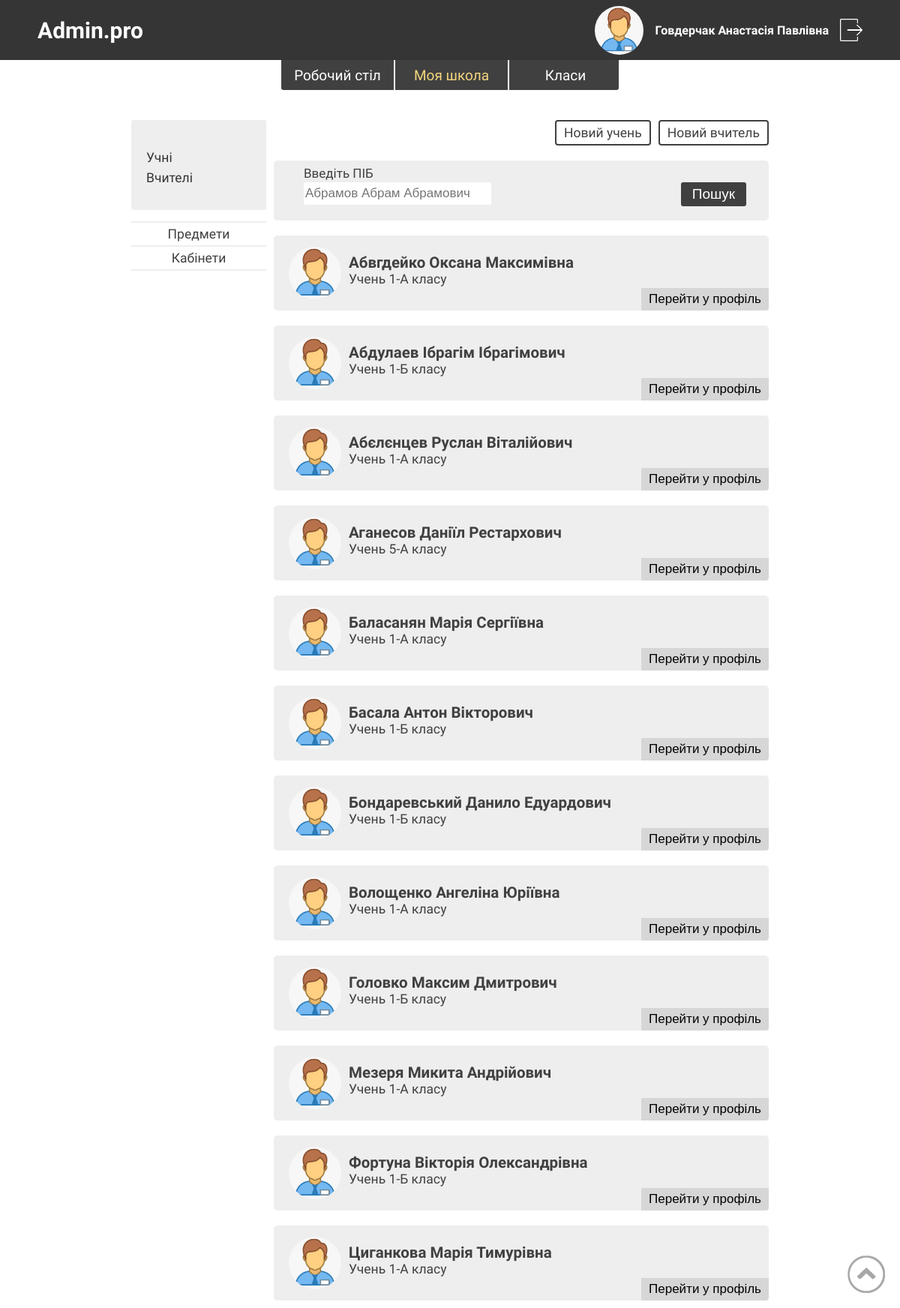
The page /Adminpro/myschool.php (signed in) on the database its author committed.
### tables this page shows
CREATE TABLE `teacher` (
  `idteacher` int(11) NOT NULL,
  `teacherfname` varchar(45) NOT NULL,
  `teachersname` varchar(45) NOT NULL,
  `teacherpname` varchar(45) NOT NULL,
  `teacherdate` date NOT NULL,
  `teachernumber` varchar(18) NOT NULL,
  `teacheradr` varchar(100) NOT NULL,
  `teacheremail` varchar(45) NOT NULL,
  `tpermission` int(1) NOT NULL,
  `tpassword` varchar(100) NOT NULL,
  `school_idschool` int(11) NOT NULL,
  `osvita_idosvita` int(11) NOT NULL
);

CREATE TABLE `student` (
  `idstudent` int(11) NOT NULL,
  `studentfname` varchar(45) NOT NULL,
  `studentsname` varchar(45) NOT NULL,
  `studentpname` varchar(45) NOT NULL,
  `studentnumber` varchar(18) NOT NULL,
  `studentdate` date NOT NULL,
  `studentadress` varchar(100) NOT NULL,
  `studentnumbm` varchar(18) NOT NULL,
  `studentnumf` varchar(18) NOT NULL,
  `studentemail` varchar(45) NOT NULL,
  `class_idclass` int(11) NOT NULL
);

CREATE TABLE `class` (
  `idclass` int(11) NOT NULL,
  `class` varchar(4) NOT NULL,
  `school_idschool` int(11) NOT NULL,
  `teacher_idteacher` int(11) NOT NULL
);

### Adminpro/myschool.php (the view, shortened to what this page needs)
<?php
    require_once 'database.php'
?>
<!doctype html>
<html>
    <head>
        <link rel="stylesheet" href="css/myschool.css">
    </head>
    <body>
    <header>
        <?php
            include('header.php')
        ?>
    </header>
    <main>
        <div class="admincontent">
        <?php
            include('nav.php')
        ?>
            <div class="tabs-content">
                <div id="btnScrollToTop">
                    <img src="img/ScrollToTop.png" id="ScrollToTop">
                </div>
                <div id="tab-2" class="tabs-content__item">
                    <div class="tab-2_content">
                        <div class="firstcolumn--2">
                           <form class="people-list" action="#" method="GET">
                                <a href="?tab=stud" class="find-triggers__item">Учні</a>
                                <a href="?tab=teacher" class="find-triggers__item">Вчителі</a>
                            </form>
                            <div class="buttons">
                                <div class="subjects">
                                    <a href="windowsubjects.php">Предмети</a>
                                </div>
                                <div class="cabinets">
                                    <a href="windowcabinets.php">Кабінети</a>
                                </div>
                            </div>
                        </div>
                        <div class="secondcolumn--2">
                            <div class="new-people">
                                <div class="buttons-top">
                                    <div class="addstudent">
                                        <a href="newstudent.php">Новий учень</a>
                                    </div>
                                    <div class="addteacher">
                                        <a href="newteacher.php">Новий вчитель</a>
                                    </div>
                                </div>
                            </div>
                            <div class="peoples">
                                <?php
                                if ($_GET["tab"]=="stud" || !isset($_GET["tab"])){
                                ?>
                                <div id="find-1" class="find-content__item">
                                    <form class="find-panel" action="#" method="get">
                                        <div class="username">
                                            <text>Введіть ПІБ</text>
                                            <input class="name" type="search" placeholder="Абрамов Абрам Абрамович" name="username">
                                        </div>
                                        <div class="find-button" >
                                            <input type="submit" name="search" value="Пошук" >
                                        </div>
                                    </form>
                                    <?php
                                        if (isset($_GET["search"])){
                                            $sql= "SELECT idstudent, studentfname, studentsname, studentpname, class FROM student s join class c on s.class_idclass=c.idclass WHERE studentfname like '%{$_GET['username']}%' OR studentsname like '%{$_GET['username']}%' OR studentpname like '%{$_GET['username']}%'";
                                        }
                                        else {
                                        $sql= "SELECT idstudent, studentfname, studentsname, studentpname, class FROM student s join class c on s.class_idclass=c.idclass ORDER BY studentfname ASC";
                                        }
                                        $result = $conn->query($sql);
                                        while($row = $result->fetch_assoc()) {
                                    ?>
                                    <div class="people-panel">
                                        <form class="peopleinfo" action="windowpeople.php" method="GET">
                                            <div class="peopleinfo-wrapper">
                                                <img class="photopeople" src="img/admin.png">
                                                <div class="info-about-people">
                                                    <div class="people-name">
                                                        <input type="hidden" name="names" value="<?php echo $row["idstudent"] ?>"><?php echo '<h3>'. $row["studentfname"]. " ". $row["studentsname"]." ". $row["studentpname"] .'</h3>' ?>
                                                    </div>
                                                    <text class="function">Учень <?php echo $row["class"]; ?> класу</text>
                                                    <div class="go-to-profile">
                                                        <input type="submit" name="ok" value="Перейти у профіль" >
                                                    </div>
                                                </div>
                                            </div>
                                        </form>
                                        </div>
                                        <?php
                                            }
                                        ?>
                                </div>
                                <?php
                                    }
                                ?>
                            </div>
                        </div>
                    </div>
                </div>
            </div>
        </div>
    </main>
    </body>
</html>

### Adminpro/header.php (shortened to what this page needs)
<?
require_once "../database.php"
?>
<head>
    <link rel="stylesheet" href="css/header.css">
</head>
<?php
        $sql="SELECT idteacher, teacherfname, teachersname, teacherpname from teacher where idteacher='{$_SESSION['autorized']}'";
            $result = $conn->query($sql);
            if ($result->num_rows > 0) {
                while($row = $result->fetch_assoc()) {
               ?>
<div class="header">
    <div class="logo">
        <a href="index.php">
            <h1>Admin.pro</h1>
        </a>
    </div>
    <div class="person">
        <div class="photoadmin">
            <img class="photo" src="img/admin.png">
        </div>
         <div class="nameadmin">
            <a href="WindowAdmin.php">
            <h4><?php echo $row["teacherfname"]." ".$row["teachersname"]." ".$row["teacherpname"] ?></h4>
            </a>
        </div>
        <form class="logoutbtn" method = "POST" action="">
            <?php
            }
        }
             ?><script type="text/javascript">
            <img class="logoutgrafic" src="img/logout.png">
        </form>
    </div>
</div>

### Adminpro/nav.php
<link rel="stylesheet" href="css/nav.css">
<div class="tabs">
    <div class="tabs-triggers">
        <a href="index.php" id="first">
            <span>Робочий стіл</span>
        </a>
        <a href="myschool.php" id="second">
            <span>Моя школа</span>
        </a>
        <a href="classes.php" id="third">
            <span>Класи</span>
        </a>
    </div>
</div>

### Adminpro/css/myschool.css (style rules this page uses)
body { margin: 0; padding: 0; font-family: 'Libre Franklin', sans-serif; color: white; font-size: 19px; }
a { text-decoration: none; }
#second, #burger_second { color: #f3d67d; }
.tabs-content { display: flex; justify-content: center; color: white; }
#btnScrollToTop { position: fixed; right: 20px; bottom: 20px; width: 50px; height: 50px; z-index: 9; }
#ScrollToTop { width: 50px; height: 50px; opacity: 0.5; cursor: pointer; transition: 0.35s ease; }
.tabs-content__item { display: flex; justify-content: center; width: 100%; margin-top: 40px; }
.tab-2_content { display: block; display: flex; justify-content: center; }
.firstcolumn--2 a,.secondcolumn--2 a { color: #353535; font-size: 17.5px; }
.secondcolumn--2 { display: flex; flex-direction: column; }
.people-list { display: flex; justify-content: center; background-color: #eeeeee; flex-direction: column; width: 160px; height: 120px; padding-left: 20px; border-radius: 3px; }
.people-list a { margin-top: 7px; }
.find-content__item { display: flex; align-items: center; flex-direction: column; margin-left: 10px; }
.buttons { width: 180px; margin-top: 15px; }
.subjects, .cabinets { display: flex; justify-content: center; align-items: center; width: 100%; height: 30px; border-top: 2px solid #eeeeee; }
.cabinets { border-bottom: 2px solid #eeeeee; }
.subjects a, .cabinets a { text-align: center; color: #404040; justify-content: flex-end; margin: 0; }
.peoples { display: flex; align-items: center; flex-direction: column; }
.buttons-top { display: flex; justify-content: flex-end; width: 670px; }
.addteacher { margin-left: 10px; }
.buttons-top a { display: flex; border: 2px solid #404040; color: #404040; justify-content: flex-end; margin: 0; border-radius: 4px; padding: 5px 10px; }
.find-panel { display: flex; align-items: center; justify-content: space-between; background-color: #eeeeee; margin-top: 20px; width: 660px; border-radius: 5px; height: 80px; margin-bottom: 10px; position: relative; z-index: 1; }
.find-panel text { margin-left: 40px; }
.username, .classname { display: flex; align-items: flex-start; flex-direction: column; font-size: 17px; color: #404040; }
input[type="search"] { width: 250px; height: 30px; margin: 15px 0; border-radius: 3px ; outline: none; border: none; font-size: 17px; background-color: white; margin-left: 40px; margin-top: 2px; }
.find-button input { font-size: 19px; border: none; outline: none; cursor: pointer; padding: 5px 15px; color: white; background-color: #404040; border-radius: 3px; margin-top: 10px; margin-right: 30px; }
.people-panel { display: flex; align-items: center; flex-direction: column; }
.peopleinfo { display: flex; width: 660px; height: 100px; background-color: #eeeeee; margin-left: 10px; border-radius: 5px; color: #404040; font-size: 17.5px; margin: 10px 0 10px 0; }
.peopleinfo-wrapper { display: block; position: relative; z-index: 8; display: flex; align-items: center; }
.photopeople { display: flex; width: 70px; height: 70px; border-radius: 50%; margin-left: 20px; }
.info-about-people { display: flex; flex-direction: column; margin-left: 10px; height: 100px; width: 560px; }
.people-name { margin-top: 24px; }
.people-name h3 { margin: 0; }
input[name="ok"] { border-radius: 0 0 4px 0; margin: 0; width: 170px; height: 30px; background-color: #d6d6d6; outline: none; border: none; cursor: pointer; font-size: 17px; display: block; position: absolute; right:0; bottom:0; }

### Adminpro/css/header.css (style rules this page uses)
.header { display: flex; justify-content: space-between; background-color: #353535; align-items: center; height: 80px; width: 100%; }
.logo h1 { font-size: 32px; margin: 0; }
h4 { font-size: 16px; margin: 0; }
.person { display: flex; align-items: center; margin-right: 50px; }
.photoadmin, .nameadmin { margin-right: 15px; display: flex; align-items: center; justify-content: center; }
.nameadmin a { color: white; transition: all 0.3s ease; }
.logo { margin-left: 50px; }
.logo a { color: white; }
.photo { width: 65px; border-radius: 50%; }
.logoutbtn { width: 30px; height: 30px; }
.logoutgrafic { width: 30px; position: absolute; }
.tabs-triggers span { display: flex; align-items: center; justify-content: center; height: 40px; width: 150px; }
@media only screen and (max-width: 1200px) { .logo h1 { font-size: 30px; } }

### rows shown on the page
teacher: teacherfname "Говдерчак", teachersname "Анастасія", teacherpname "Павлівна"
student: studentfname "Абвгдейко", studentsname "Оксана", studentpname "Максимівна", class_idclass.class "1-А"
student: studentfname "Абдулаев", studentsname "Ібрагім", studentpname "Ібрагімович", class_idclass.class "1-Б"
student: studentfname "Абєлєнцев", studentsname "Руслан", studentpname "Віталійович", class_idclass.class "1-А"
student: studentfname "Аганесов", studentsname "Даніїл", studentpname "Рестархович", class_idclass.class "5-А"
student: studentfname "Баласанян", studentsname "Марія", studentpname "Сергіївна", class_idclass.class "1-А"
student: studentfname "Басала", studentsname "Антон", studentpname "Вікторович", class_idclass.class "1-Б"
student: studentfname "Бондаревський", studentsname "Данило", studentpname "Едуардович", class_idclass.class "1-Б"
student: studentfname "Волощенко", studentsname "Ангеліна", studentpname "Юріївна", class_idclass.class "1-А"
student: studentfname "Головко", studentsname "Максим", studentpname "Дмитрович", class_idclass.class "1-Б"
student: studentfname "Мезеря", studentsname "Микита", studentpname "Андрійович", class_idclass.class "1-А"
student: studentfname "Фортуна", studentsname "Вікторія", studentpname "Олександрівна", class_idclass.class "1-Б"
student: studentfname "Циганкова", studentsname "Марія", studentpname "Тимурівна", class_idclass.class "1-А"
